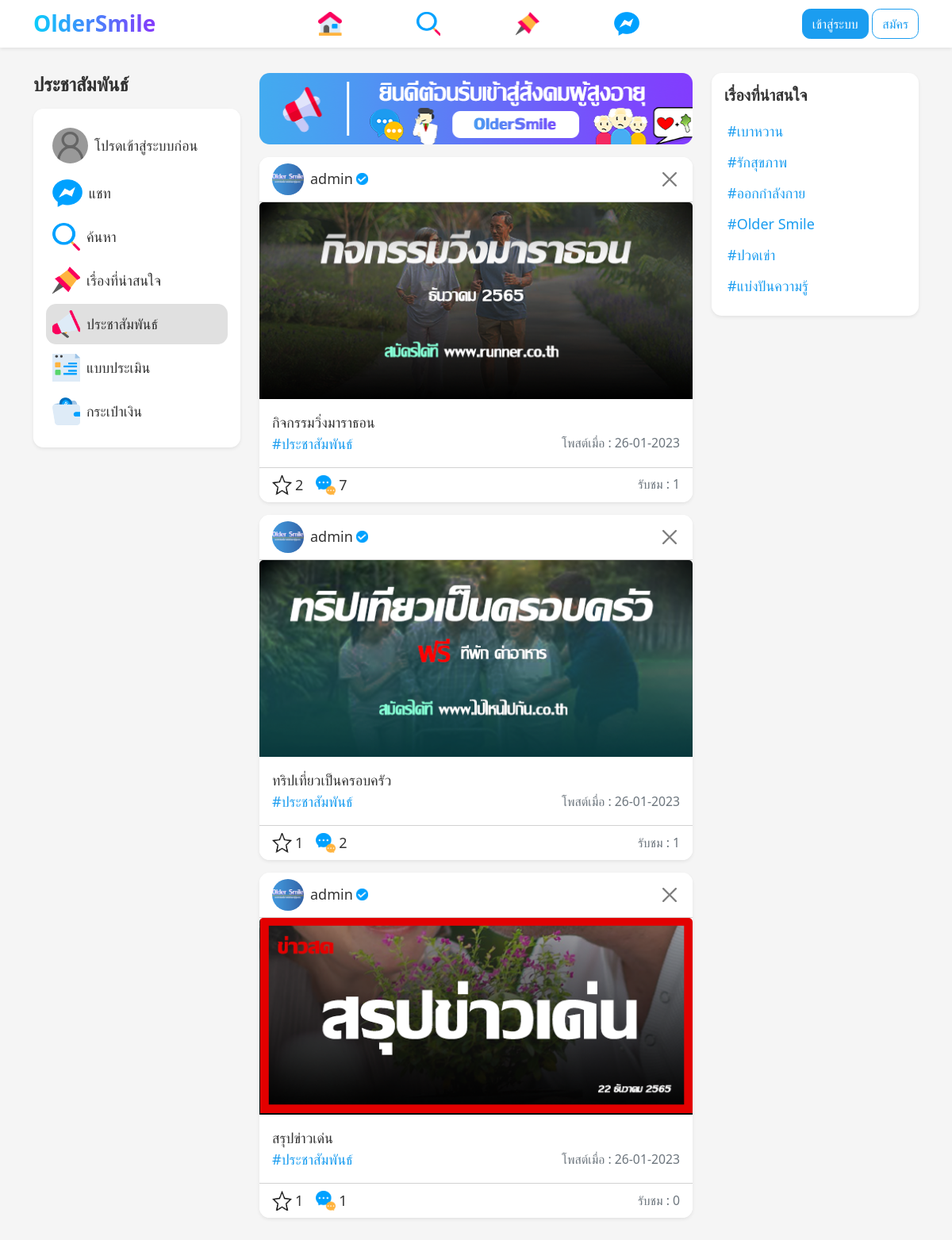
Page /activity.php on the committed database.
### tables this page shows
CREATE TABLE `post` (
  `post_id` int(11) NOT NULL,
  `user_id` int(11) NOT NULL,
  `cat_id` int(11) NOT NULL,
  `post_body` text NOT NULL,
  `post_media` varchar(60) NOT NULL,
  `post_created` varchar(30) NOT NULL
);

CREATE TABLE `user` (
  `user_id` int(11) NOT NULL,
  `user_name` varchar(255) NOT NULL,
  `user_dob` varchar(20) NOT NULL,
  `user_gender` varchar(10) NOT NULL,
  `user_tel` varchar(13) NOT NULL,
  `user_role` varchar(10) NOT NULL,
  `user_pass` varchar(60) NOT NULL,
  `user_wallet` decimal(8,2) NOT NULL,
  `user_image` varchar(60) NOT NULL
);

CREATE TABLE `category` (
  `cat_id` int(11) NOT NULL,
  `cat_name` varchar(255) NOT NULL
);

### conn.php (called while the page is built, shortened)
<?php
$host = 'localhost';
$user = 'root';
$pass = '';
$dbname = 'oldersmile_260166';
$conn = mysqli_connect($host, $user, $pass, $dbname);
mysqli_query($conn,"SET NAMES UTF8");
$my_id = (isset($_SESSION['my_id']))?$_SESSION['my_id']:'0';
mysqli_query($conn, "DELETE FROM advert WHERE ad_point <= 0");
$cat_all = mysqli_query($conn, "SELECT * FROM category WHERE NOT cat_id = 1");

### activity.php (the view, shortened to what this page needs)
<?php
include('conn.php');
$sql_act = "SELECT *,
(SELECT SUM(post_like) FROM post_like WHERE post_id = p.post_id) AS post_like,
(SELECT COUNT(*) FROM view_post WHERE post_id = p.post_id) AS view_post,
(SELECT COUNT(*) FROM comment WHERE post_id = p.post_id) AS comment
FROM post AS p
LEFT JOIN user AS u
ON u.user_id = p.user_id
LEFT JOIN category AS c
ON c.cat_id = p.cat_id
WHERE p.cat_id = 1
GROUP BY p.post_id
ORDER BY p.post_id DESC LIMIT 3";
$query_post = mysqli_query($conn, $sql_act);
?>
<!DOCTYPE html>
<html lang="en">
<head>
    <link rel="stylesheet" href="boostrap/bootstrap.min.css">
    <link rel="stylesheet" href="css/base.css">
    <link rel="stylesheet" href="css/style.css">
</head>
<body>
    <?php include('component/navbar.php'); ?>
    <div class="container pb-5">
        <div class="row gy-3 mt-2 mt-lg-3">
            <div class="col-md-4 col-lg-3 d-none d-md-block">
                <?php include('component/sidebar.php'); ?>
            </div>
            <div class="col-md-8 col-lg-6">
                <img src="img/banner.png" alt="" class="mb-3 rounded-4 w-100">
                <?php foreach($query_post as $post): ?>
                <div class="card shadow-sm mb-3">
                    <div class="card-header bg-white d-flex align-items-center justify-content-between">
                        <a href="user_profile.php?id=<?php echo $post['user_id'] ?>" class="d-flex align-items-center">
                            <img src="img/<?php echo $post['user_image'] ?>" alt="" class="rounded-circle me-2" width="40" height="40">
                            <p><?php echo $post['user_name'] ?></p>
                            <?php if($post['user_role'] == 'admin' OR $post['user_role'] == 'partner') : ?>
                            <img src="icon/verify.png" alt="" class="ms-1" width="15" height="15">
                            <?php endif; ?>
                        </a>
                        <?php if($post['user_role'] == 'admin' OR $post['user_role'] == $my_id): ?>
                        <a href="post_proc/post_del_proc.php?id=<?php echo $post['user_id'] ?>" class="btn-close" onclick="return confirm('คุณแน่ใจหรือไม่ว่าจะลบ?')"></a>
                        <?php endif; ?>
                    </div>
                    <?php if($post['post_media']) : ?>
                        <?php if(end(explode('.',$post['post_media'])) == 'mp4') : ?>
                                <video src="img/<?php echo $post['post_media'] ?>" controls muted autoplay type="video/*,video/mp4"></video>
                            <?php else: ?>
                                <a href="post_detail.php?id=<?php echo $post['post_id'] ?>"><img src="img/<?php echo $post['post_media'] ?>" alt="" class="card-img-top"></a>
                        <?php endif; ?>
                    <?php endif; ?>
                    <div class="card-body">
                        <a href="post_detail.php?id=<?php echo $post['post_id'] ?>">
                            <p class="text-o-3"><?php echo $post['post_body'] ?></p>
                        </a>
                        <div class="d-flex align-items-center justify-content-between">
                            <a href="index.php?cat_id=<?php echo $post['cat_id'] ?>&cat_name=<?php echo $post['cat_name'] ?>" class="text-primary">#<?php echo $post['cat_name'] ?></a>
                            <small class="text-muted">โพสต์เมื่อ : <?php echo $post['post_created'] ?></small>
                        </div>
                    </div>
                    <div class="card-footer bg-white d-flex align-items-center justify-content-between">
                        <div class="d-flex align-items-center">
                            <div class="d-flex align-items-center me-3">
                                <?php
                                $query_like = mysqli_query($conn, "SELECT * FROM post_like WHERE post_id = {$post['post_id']} AND user_id = {$my_id} AND post_like > 0");
                                if(mysqli_num_rows($query_like) > 0):
                                ?>
                                <a href="#!" class="d-flex align-items-center like" id="<?php echo $post['post_id'] ?>">
                                    <img src="icon/star-fill.png" alt="" class="me-1" width="25" height="25">
                                    <p><?php echo ($post['post_like'])?$post['post_like']:'0' ?></p>
                                </a>
                                <?php else: ?>
                                <a href="#!" class="d-flex align-items-center unlike" id="<?php echo $post['post_id'] ?>">
                                    <img src="icon/star.png" alt="" class="me-1" width="25" height="25">
                                    <p><?php echo ($post['post_like'])?$post['post_like']:'0' ?></p>
                                </a>
                                <?php endif; ?>
                            </div>
                            <a href="post_detail.php?id=<?php echo $post['post_id'] ?>" class="d-flex align-items-center">
                                <img src="icon/comment.png" alt="" class="me-1" width="25" height="25">
                                <p><?php echo ($post['comment'])?$post['comment']:'0' ?></p>
                            </a>
                        </div>
                        <small class="text-muted">รับชม : <?php echo $post['view_post'] ?></small>
                    </div>
                </div>
                <?php endforeach; ?>
            </div>
            <div class="col-md-3 d-none d-lg-block">
                <?php include('component/aside.php'); ?>
            </div>
        </div>
    </div>
</body>
</html>

### component/aside.php (shortened to what this page needs)
<div class="card shadow-sm position-sticky" style="top:70px">
    <div class="card-body cat_bar">
        <h5 class="mb-3">เรื่องที่น่าสนใจ</h5>
        <?php foreach($cat_all as $cat2): ?>
        <a href="index.php?cat_id=<?php echo $cat2['cat_id'] ?>&cat_name=<?php echo $cat2['cat_name'] ?>" class="rounded-4 d-block mb-1 p-1 text-primary">#<?php echo $cat2['cat_name'] ?></a>
        <?php endforeach; ?>
    </div>
</div>

### css/base.css (style rules this page uses)
body { background-color: #f5f5f5!important; font-family: system-ui, -apple-system, BlinkMacSystemFont, 'Segoe UI', Roboto, Oxygen, Ubuntu, Cantarell, 'Open Sans', 'Helvetica Neue', sans-serif!important; font-size: 18px!important; font-weight: 500!important; margin: 0!important; padding: 0!important; }
h1,h2,h3,h4,h5,h6 { font-weight: 600!important; }
img, video { object-fit: cover!important; }
.rounded-4 { border-radius: 0.8rem!important; }
.text-primary { color: #1b9df0!important; }
.text-o-3 { display: -webkit-box!important; -webkit-box-orient: vertical!important; -webkit-line-clamp: 3!important; overflow: hidden!important; }

### css/style.css (style rules this page uses)
body { background-image: url()!important; background-position: top left!important; background-repeat: no-repeat!important; background-size: cover!important; background-attachment: fixed!important; }
.container { max-width: 1140px!important; }
.active-menu a, .cat_bar a, .navbar ul .nav-link { transition: all 0.2s!important; }
.card { border-radius: 0.8rem!important; background-color: #fff!important; border: none!important; }
.card-header, .modal-content, .list-group { border-top-left-radius: 0.8rem!important; border-top-right-radius: 0.8rem!important; }
.card-footer, .modal-content, .list-group { border-bottom-left-radius: 0.8rem!important; border-bottom-right-radius: 0.8rem!important; }

### rows in the picture
post: user.user_image (picture), user.user_name "admin", post_media (picture), post_body "กิจกรรมวิ่งมาราธอน", cat.cat_name "ประชาสัมพันธ์", post_created "26-01-2023", post_like "2", comment "7", view_post "1"
post: user.user_image (picture), user.user_name "admin", post_media (picture), post_body "ทริปเที่ยวเป็นครอบครัว", cat.cat_name "ประชาสัมพันธ์", post_created "26-01-2023", post_like "1", comment "2", view_post "1"
post: user.user_image (picture), user.user_name "admin", post_media (picture), post_body "สรุปข่าวเด่น", cat.cat_name "ประชาสัมพันธ์", post_created "26-01-2023", post_like "1", comment "1", view_post "0"
category: cat_name "เบาหวาน"
category: cat_name "รักสุขภาพ"
category: cat_name "ออกกำลังกาย"
category: cat_name "Older Smile"
category: cat_name "ปวดเข่า"
category: cat_name "แบ่งปันความรู้"
